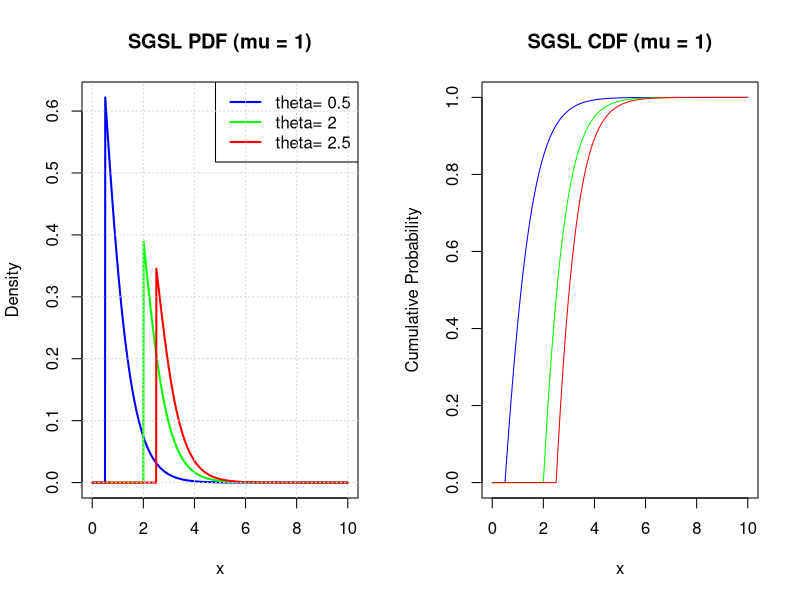

Write R code to recreate this figure. (Note: this script raises an error after producing the figure.)
# ---- Define Functions (with support restriction) ----
F_shifted_lindley <- function(x, theta, mu) {
  ifelse(x > mu, 1 - ((1 + theta * (1 + x)) / (1 + theta * (1 + mu))) * exp(-theta * (x - mu)), 0)
}

f_shifted_lindley <- function(x, theta, mu) {
  ifelse(x > mu, (theta^2 / (1 + theta * (1 + mu))) * exp(-theta * (x - mu)), 0)
}

G_SGSL <- function(x, theta, mu) {
  sin((pi / 2) * F_shifted_lindley(x, theta, mu))
}

g_SGSL<- function(x, theta, mu) {
  ifelse(x > mu, (pi / 2) * abs(cos((pi / 2) * F_shifted_lindley(x, theta, mu))) * f_shifted_lindley(x, theta, mu), 0)
}

# ---- Parameter and Data Setup ----
mu <- 1  # Fixed theta
theta_values <- c(0.5,2, 2.5)  # Varying mu
x_values <- seq(0, 10, by = 0.01)  # Range of x, starting from 0 to show full support
colors <- c("blue", "green", "red")  # Colors for different mu values

# ---- Plotting ----
par(mfrow = c(1,2))
# PDF Plot (all mu values on one plot)
plot(x_values, g_SGSL(x_values, mu, theta_values[1]), type = "l", col = colors[1], lwd = 2,
     xlab = "x", ylab = "Density", main = "SGSL PDF (mu = 1)")
for (i in 2:length(theta_values)) {
  lines(x_values, g_SGSL(x_values, mu, theta_values[i]), col = colors[i], lwd = 2)
}
legend("topright", legend = paste("theta=", theta_values), col = colors, lwd = 2)
grid()
  # Reset to single plot layout
# CDF Plot (all mu values on one plot)
plot(x_values, G_SGSL(x_values, mu, theta_values[1]), type = "l", col = colors[1], lwd = 1,
     xlab = "x", ylab = "Cumulative Probability", main = "SGSL CDF (mu = 1)")
for (i in 2:length(theta_values)) {
  lines(x_values, G_SGSL(x_values, mu, theta_values[i]), col = colors[i], lwd = 1,add=T)
}
legend("bottomright", legend = paste("mu =", mu_values), col = colors, lwd = 2,)
grid()
# Moments Calculation & Plot (mean and variance)
mean_values <- sapply(mu_values, function(mu) integrate(function(x) x * g_SGSL(x, theta, mu), mu, Inf)$value)
var_values <- sapply(mu_values, function(mu) {
  second_moment <- integrate(function(x) x^2 * g_SGSL(x, theta, mu), mu, Inf)$value
  second_moment - mean_values[match(mu, mu_values)]^2
})

barplot(rbind(mean_values, var_values), beside = TRUE, col = c("orange", "purple"),
        names.arg = mu_values, legend.text = c("Mean", "Variance"), args.legend = list(x = "topleft"),
        xlab = "mu", ylab = "Value", main = "SGSL Moments (theta = 2)")
grid()

#generate sample observation from lindley and shifted lindley distribution and plot 
